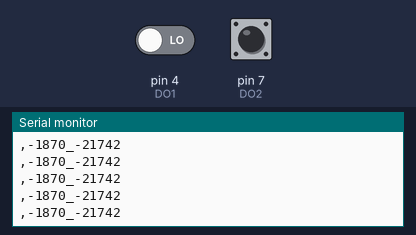
Recording of a sketch running on a simulated Arduino Leonardo, built with avr-gcc and run on an emulated ATmega32U4. On the bench: the last lines printed to the serial monitor. The test bench sets the inputs (shaded band); at power-on: pin 4 (DO1) LOW, pin 7 (DO2) LOW.

Above: at 1.2 s.
1.3 s: pin 4 (DO1) driven HIGH
At 2.2 s:
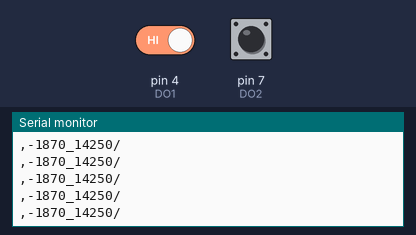
3.2 s: pin 7 (DO2) driven HIGH
At 4.3 s:
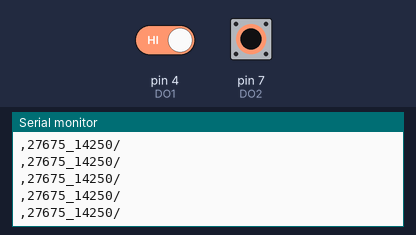
4.7 s: pin 4 (DO1) driven LOW
At 5.8 s:
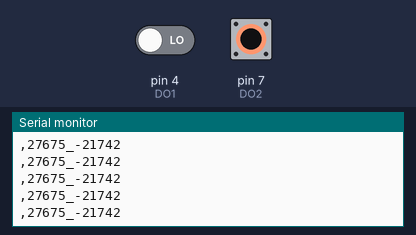
6.2 s: pin 7 (DO2) driven LOW
At 6.9 s:
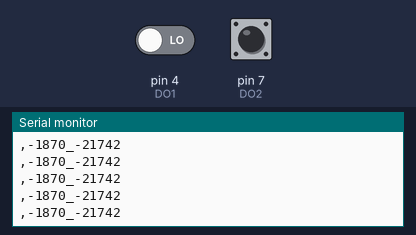
7.7 s: pin 7 (DO2) pulsed HIGH 2 times (0.12 s each, 0.3 s apart)
Timing chart, 0 to 10.7 s (numbered marks = the images above; inputs shaded):
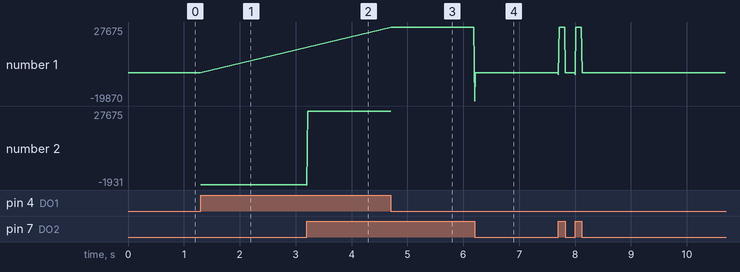

The sketch:

CAM_device_1_Teensy_code.ino
```cpp
// For angular rates of cable
float theta_p = 0.0;
float phi_p   = 0.0;

// Pin definition

const PROGMEM int CSn1 = 2;     //D2
const PROGMEM int CLK1 = 3;     //D3
const PROGMEM int DO1  = 4;     //D4

const PROGMEM byte CSn2 = 5;    //D5
const PROGMEM byte CLK2 = 6;    //D6
const PROGMEM byte DO2  = 7;    //D7

void setup() {
  // put your setup code here, to run once:
  Serial.begin(230400);
  Serial1.begin(230400);

  pinMode(CSn1, OUTPUT);
  pinMode(CLK1, OUTPUT);
  pinMode(DO1, INPUT);

  pinMode(CSn2, OUTPUT);
  pinMode(CLK2, OUTPUT);
  pinMode(DO2, INPUT);

  // Let's start here
  digitalWrite(CLK1, HIGH);
  digitalWrite(CSn1, HIGH);

  digitalWrite(CLK2, HIGH);
  digitalWrite(CSn2, HIGH);

}

void readSensor()
{

  int dataOut1 = 0;
  int dataOut2 = 0;

//// Reading from encoder ////

  digitalWrite(CSn1, LOW);
  digitalWrite(CSn2, LOW);
  delayMicroseconds(1); //Waiting for Tclkfe

  // Passing 10 times, from 0 to 9
  for(int x=0; x<12; x++)
  {
  digitalWrite(CLK1, LOW);
  digitalWrite(CLK2, LOW);
  delayMicroseconds(50); //Tclk/2
  digitalWrite(CLK1, HIGH);
  digitalWrite(CLK2, HIGH);
  delayMicroseconds(50); //Tdo valid, like Tclk/2
  dataOut1 = (dataOut1 << 1) | digitalRead(DO1); //Shift all the entering data to the left and past the pin state to it. 1e bit is MSB
  dataOut2 = (dataOut2 << 1) | digitalRead(DO2);
  }

  digitalWrite(CSn1, HIGH);
  digitalWrite(CSn2, HIGH);

  int offset_encoder_1 = 706;
  int offset_encoder_2 = 1555;

//  String temp1 = String(offset_encoder_1);
//  Serial.print(dataOut1);
//  Serial.print(",");
//  Serial.println(dataOut2);

  int offsetted_encoder_1 = dataOut1 - offset_encoder_1;
  int offsetted_encoder_2 = dataOut2 - offset_encoder_2;

  phi_p   =  -(float) (offsetted_encoder_2 * 0.0878906);
  theta_p = (float) (offsetted_encoder_1 * 0.0878906);
//  Serial.print(phi_p);
//  Serial.print(",");
//  Serial.println(theta_p);
  int phi_p_scaled    = 50000 + (phi_p*100);
  int theta_p_scaled  = 50000 + (theta_p*100);

/// Previous code
  String temp1 = String(phi_p_scaled);
  String temp2 = String(theta_p_scaled);
  String temp3 = "," + temp1 + "_" + temp2 + "/";
//  String temp3 = ",12345_67890/";
  char attitude[14];
  temp3.toCharArray(attitude, 14);
  Serial.println(attitude);
  Serial1.println(attitude);

}

void loop() {

      readSensor();
      delay(10); //Tcs waiting for another read in

}
```

Measured:
- after the input at 1.3 s, the serial monitor: prints a new line at once (image 1)
- after the input at 3.2 s, the serial monitor: prints a new line at once (image 2)
- after the input at 4.7 s, the serial monitor: prints a new line at once (image 3)
- after the input at 6.2 s, the serial monitor: prints a new line at once (image 4)
- plotted number 1: 27675 → -1870 after the input at 6.2 s
- plotted number 2: -1870 → 27675 after the input at 3.2 s
